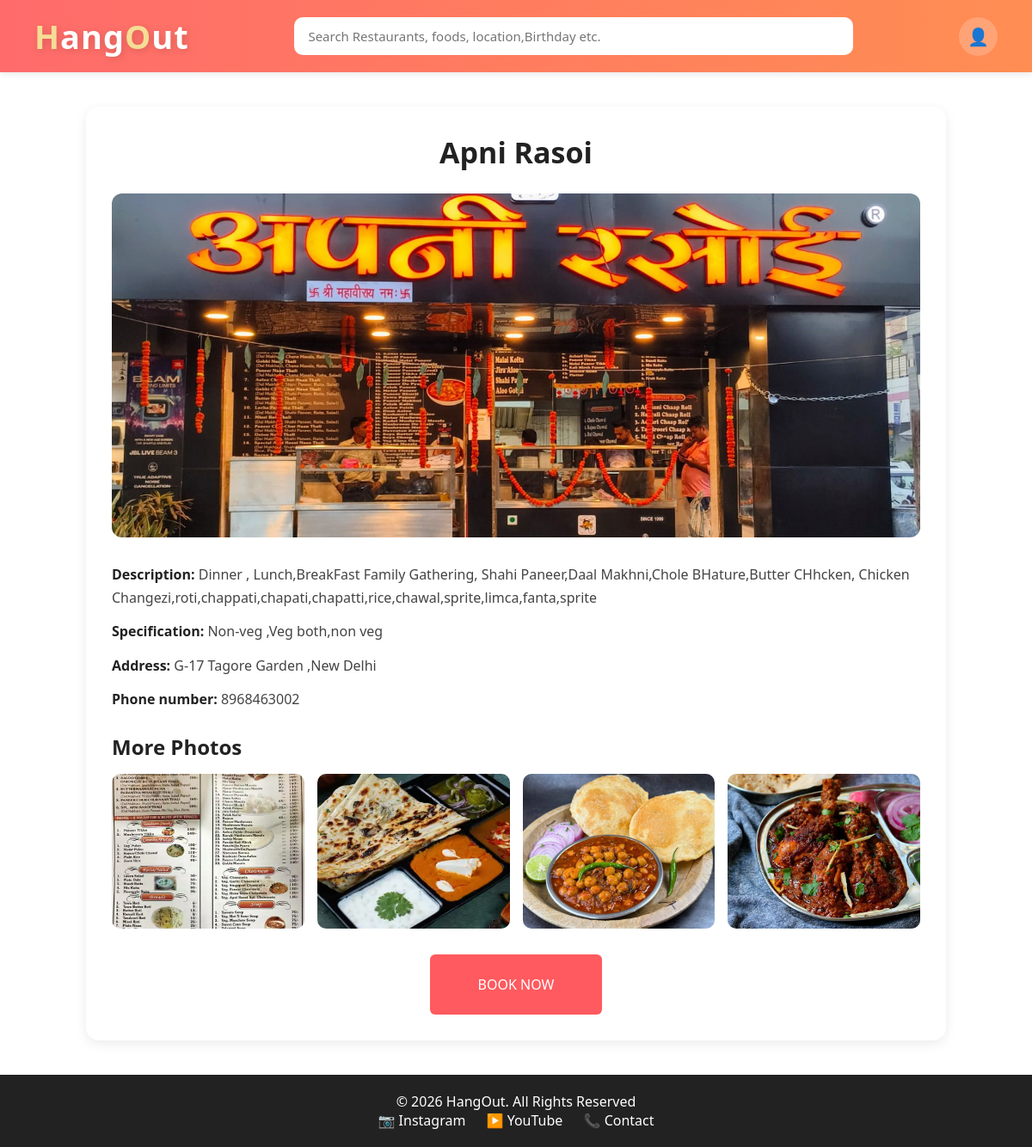
/user/restaurant/Apni Rasoi/ (signed in), run on the app's committed database.
### login/models.py (models this page shows, shortened)
class Restaurant(models.Model):
    restaurant_name = models.CharField(max_length=150,primary_key=True)
    password = models.CharField(
                max_length=20,unique=True,
                validators=[MinLengthValidator(6),
                            RegexValidator(
                                regex=r'^[A-Za-z0-9@#$%^&+=!]*$',
                                message="Password can contain letters, numbers and special characters"
                )],null=False,blank=False)
    phone_number = models.CharField(
                max_length=10,unique=True,
                validators=[RegexValidator(
                                regex=r'^[0-9]{10}$',
                                message="Phone number must be exactly 10 digits"
                )])
    address = models.TextField()
    pincode = models.CharField(default="000000",
                max_length=6,
                validators=[
                            RegexValidator(
                                regex=r'^[0-9]{6}$',
                                message="Pincode must be exactly 6 digits"
                )])
    total_gathering = models.PositiveIntegerField()
    specification = models.CharField(max_length=100)
    description = models.TextField()
    photo1 = models.ImageField(upload_to='restaurant_photos/')
    photo2 = models.ImageField(upload_to='restaurant_photos/', blank=True, null=True)
    photo3 = models.ImageField(upload_to='restaurant_photos/', blank=True, null=True)
    photo4 = models.ImageField(upload_to='restaurant_photos/', blank=True, null=True)
    photo5 = models.ImageField(upload_to='restaurant_photos/', blank=True, null=True)
    created_at = models.DateTimeField(auto_now_add=True)
    class Meta:
        ordering = ["-created_at"]

### user/views.py (the view)
# urls.py: path('restaurant/<str:pk>/', views.restaurant_detail, name="restaurant_detail"),
def restaurant_detail(request, pk):
    if request.session.get('username'):
        restaurant = Restaurant.objects.get(restaurant_name=pk)
        context = {'restaurant': restaurant}
        return render(request, 'user/restaurant_detail.html', context)
    else:
        return redirect('/')

### user/Templates/user/restaurant_detail.html (shortened to what this page needs)
<!DOCTYPE html>
<html lang="en">
<head>
</head>
<body>
    {% include "Navbar.html" %}
    <div class="detail-page">
        <div class="detail-container">
            <h1 class="detail-title">{{ restaurant.restaurant_name }}</h1>
            <img src="{{ restaurant.photo1.url }}" alt="{{ restaurant.restaurant_name }}" class="main-image">
            <div class="detail-text">
                <p><strong>Description:</strong> {{ restaurant.description }}</p>
                <p><strong>Specification:</strong> {{ restaurant.specification }}</p>
                <p><strong>Address:</strong> {{ restaurant.address }}</p>
                <p><strong>Phone number:</strong> {{ restaurant.phone_number }}</p>
            </div>
            <h2 class="gallery-title">More Photos</h2>
            <div class="gallery">
                <img src="{{ restaurant.photo2.url }}" alt="Photo 2">
                <img src="{{ restaurant.photo3.url }}" alt="Photo 3">
                <img src="{{ restaurant.photo4.url }}" alt="Photo 4">
                <img src="{{ restaurant.photo5.url }}" alt="Photo 5">
            </div>
            <button class="submit-btn">
                <a href="{% url 'booktable' restaurant.restaurant_name %}" class="submit-btn">
                    BOOK NOW
                </a>
            </button>
        </div>
    </div>
    {% include "footer.html" %}
</body>
</html>

### user/Templates/user/restaurant_detail.html (style rules this page uses)
.detail-page { padding: 40px 20px; min-height: 100vh; }
.detail-container { max-width: 1000px; margin: auto; background-color: white; border-radius: 15px; padding: 30px; box-shadow: 0 4px 14px rgba(0, 0, 0, 0.08); }
.detail-title { text-align: center; font-size: 34px; color: #222; margin-bottom: 25px; }
.main-image { width: 100%; height: 400px; object-fit: cover; border-radius: 12px; margin-bottom: 25px; }
.detail-text { margin-bottom: 25px; }
.detail-text p { font-size: 16px; color: #444; line-height: 1.7; margin-bottom: 12px; }
.detail-text strong { color: #222; }
.gallery-title { font-size: 24px; color: #222; margin: 25px 0 15px; }
.gallery { display: grid; grid-template-columns: repeat(4, 1fr); gap: 15px; margin-bottom: 30px; }
.gallery img { width: 100%; height: 180px; object-fit: cover; border-radius: 10px; }
.submit-btn { display: block; margin: 0 auto; padding: 12px 28px; background-color: #ff5a5f; color: white; border: none; border-radius: 6px; font-size: 16px; cursor: pointer; }

### Templates/Navbar.html (style rules this page uses)
a { text-decoration: none; }
* { margin: 0; padding: 0; box-sizing: border-box; font-family: "Segoe UI", Tahoma, Geneva, Verdana, sans-serif; }

### data on the page
Restaurant: restaurant_name "Apni Rasoi", photo1 (picture), description "Dinner , Lunch,BreakFast Family Gathering, Shahi Paneer,Daal Makhni,Chole BHature,Butter CHhcken, Chicken Changezi,roti,chappati,chapati,chapatti,rice,chawal,sprite,limca,fanta,sprite", specification "Non-veg ,Veg both,non veg", address "G-17 Tagore Garden ,New Delhi", phone_number "8968463002", photo2 (picture), photo3 (picture), photo4 (picture), photo5 (picture)
